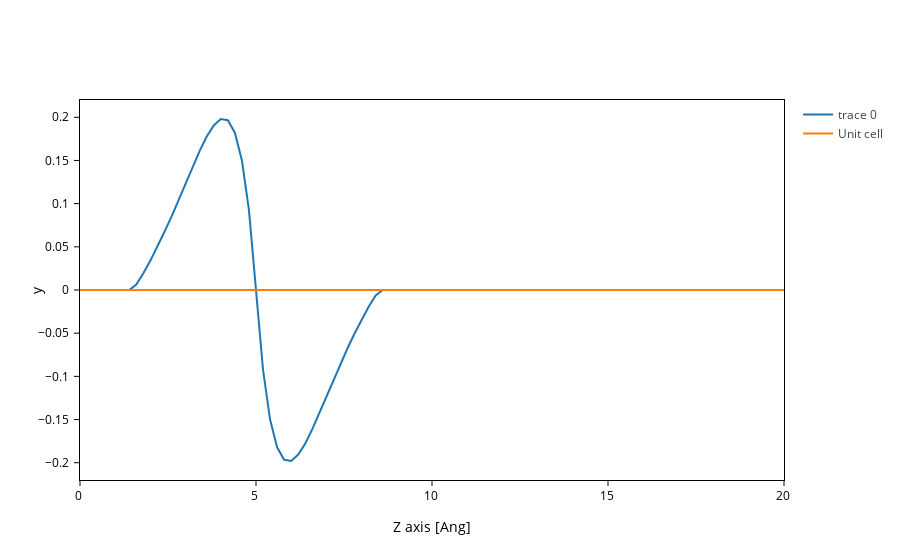

Notebook code for this chart:
### Markdown cell above
Now that we have our hamiltonian, plotting a wavefunction is as simple as:

### Code cell
H.plot.wavefunction()
